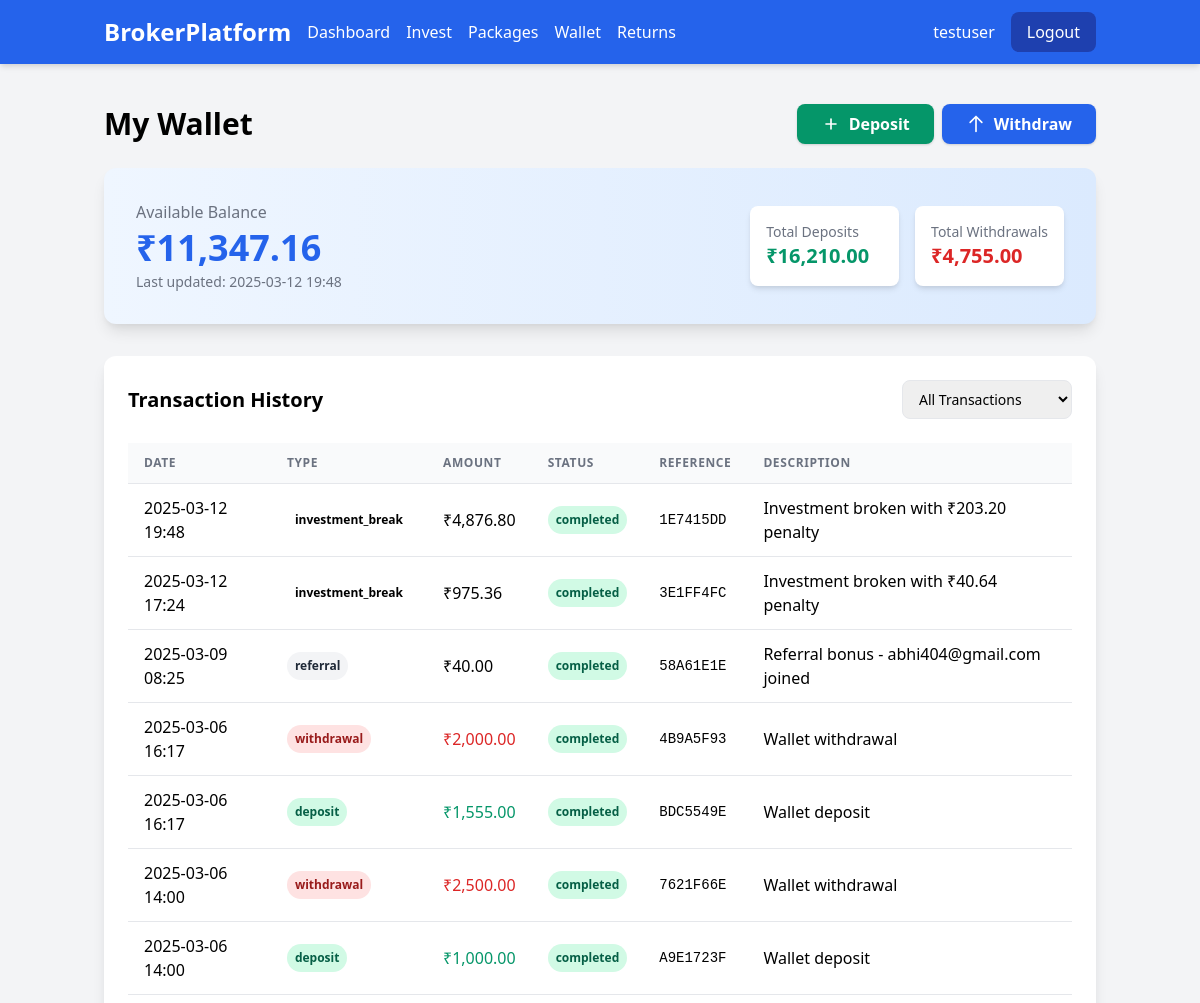
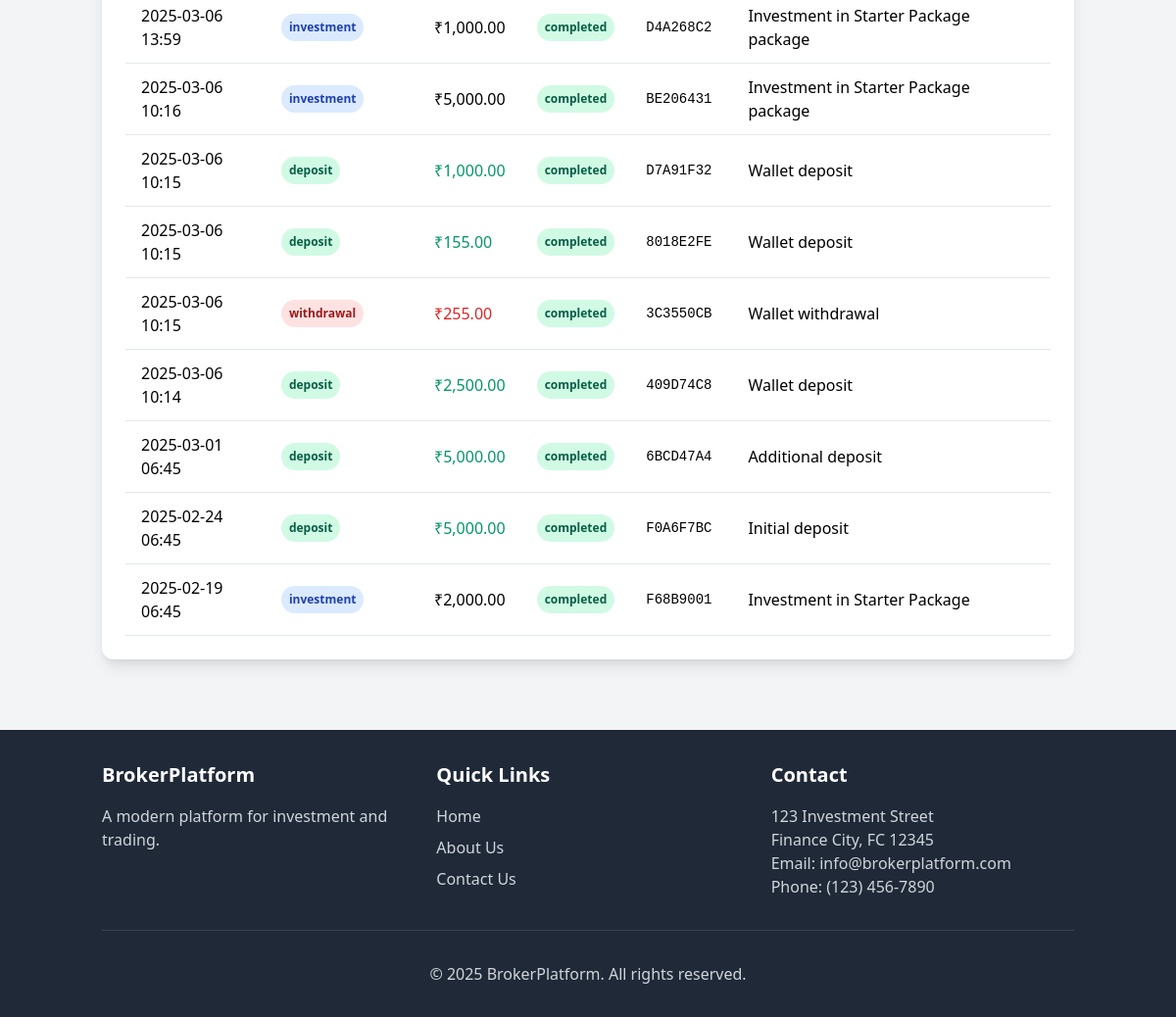
The page /user/wallet (signed in) on the database its author committed (2 pictures, top to bottom).
### app/models.py (models this page shows, shortened)
class User(UserMixin, db.Model):
    id = db.Column(db.Integer, primary_key=True)
    username = db.Column(db.String(64), index=True, unique=True)
    email = db.Column(db.String(120), index=True, unique=True)
    password_hash = db.Column(db.String(128))
    first_name = db.Column(db.String(64))
    last_name = db.Column(db.String(64))
    phone = db.Column(db.String(20))
    is_admin = db.Column(db.Boolean, default=False)
    created_at = db.Column(db.DateTime, default=datetime.utcnow)
    bank_details = db.relationship('BankDetails', backref='user', uselist=False)
    referred_by = db.Column(db.Integer, db.ForeignKey('user.id'), nullable=True)
    referrals = db.Column(db.Integer, default=0)
    wallet = db.relationship('Wallet', backref='user', uselist=False)
    investments = db.relationship('Investment', backref='user', lazy='dynamic')
    transactions = db.relationship('Transaction', backref='user', lazy='dynamic')

class Wallet(db.Model):
    id = db.Column(db.Integer, primary_key=True)
    user_id = db.Column(db.Integer, db.ForeignKey('user.id'))
    balance = db.Column(db.Float, default=0.0)
    last_updated = db.Column(db.DateTime, default=datetime.utcnow)

class Transaction(db.Model):
    id = db.Column(db.Integer, primary_key=True)
    user_id = db.Column(db.Integer, db.ForeignKey('user.id'))
    amount = db.Column(db.Float)
    transaction_type = db.Column(db.String(20))  # deposit, withdrawal, investment, payout, referral
    status = db.Column(db.String(20), default='pending')  # pending, completed, failed
    reference = db.Column(db.String(64), unique=True)
    description = db.Column(db.Text, nullable=True)
    created_at = db.Column(db.DateTime, default=datetime.utcnow)
    updated_at = db.Column(db.DateTime, default=datetime.utcnow, onupdate=datetime.utcnow)

### app/routes/user.py (the view, shortened to what this page needs)
@user_bp.route('/wallet', methods=['GET', 'POST'])
@login_required
def wallet():
    deposit_form = DepositForm()
    withdraw_form = WithdrawForm()
    transactions = Transaction.query.filter_by(user_id=current_user.id).order_by(Transaction.created_at.desc()).all()
    return render_template('user/wallet.html',
                          title='My Wallet',
                          deposit_form=deposit_form,
                          withdraw_form=withdraw_form,
                          transactions=transactions,
                          format_currency=format_currency)

### app/forms.py
class DepositForm(FlaskForm):
    amount = FloatField('Amount', validators=[DataRequired(), NumberRange(min=1)])
    submit = SubmitField('Deposit')

class WithdrawForm(FlaskForm):
    amount = FloatField('Amount', validators=[DataRequired(), NumberRange(min=1)])
    submit = SubmitField('Withdraw')

### app/models.py (called while the page is built)
@login.user_loader
def load_user(id):
    return User.query.get(int(id))

### app/utils.py (called while the page is built)
def format_currency(amount):
    return f"₹{amount:,.2f}"

### app/templates/user/wallet.html (shortened to what this page needs)
{% extends "base.html" %}
{% block content %}
<div>
    <div class="flex justify-between items-center mb-6">
        <h1 class="text-3xl font-bold">My Wallet</h1>
        <div class="flex space-x-2">
            <button onclick="document.getElementById('depositModal').classList.remove('hidden')" class="bg-green-600 hover:bg-green-700 text-white font-bold py-2 px-6 rounded-lg transition shadow">
                <span class="flex items-center">
                    <svg xmlns="http://www.w3.org/2000/svg" class="h-5 w-5 mr-2" fill="none" viewBox="0 0 24 24" stroke="currentColor">
                        <path stroke-linecap="round" stroke-linejoin="round" stroke-width="2" d="M12 6v6m0 0v6m0-6h6m-6 0H6" />
                    </svg>
                    Deposit
                </span>
            </button>
            <button onclick="document.getElementById('withdrawModal').classList.remove('hidden')" class="bg-blue-600 hover:bg-blue-700 text-white font-bold py-2 px-6 rounded-lg transition shadow">
                <span class="flex items-center">
                    <svg xmlns="http://www.w3.org/2000/svg" class="h-5 w-5 mr-2" fill="none" viewBox="0 0 24 24" stroke="currentColor">
                        <path stroke-linecap="round" stroke-linejoin="round" stroke-width="2" d="M5 10l7-7m0 0l7 7m-7-7v18" />
                    </svg>
                    Withdraw
                </span>
            </button>
        </div>
    </div>
    <div class="bg-white rounded-xl shadow-lg p-8 mb-8 bg-gradient-to-r from-blue-50 to-blue-100">
        <div class="flex flex-col md:flex-row md:items-center md:justify-between">
            <div class="mb-4 md:mb-0">
                <h2 class="text-gray-500 mb-1">Available Balance</h2>
                <div class="text-4xl font-bold text-blue-600">{{ format_currency(current_user.wallet.balance) }}</div>
                <div class="text-gray-500 text-sm mt-1">Last updated: {{ current_user.wallet.last_updated.strftime('%Y-%m-%d %H:%M') }}</div>
            </div>
            <div class="grid grid-cols-2 gap-4">
                <div class="bg-white p-4 rounded-lg shadow-md">
                    <div class="text-sm text-gray-500">Total Deposits</div>
                    <div class="text-xl font-bold text-green-600">
                        {{ format_currency(transactions|selectattr('transaction_type', 'equalto', 'deposit')|sum(attribute='amount')) }}
                    </div>
                </div>
                <div class="bg-white p-4 rounded-lg shadow-md">
                    <div class="text-sm text-gray-500">Total Withdrawals</div>
                    <div class="text-xl font-bold text-red-600">
                        {{ format_currency(transactions|selectattr('transaction_type', 'equalto', 'withdrawal')|sum(attribute='amount')) }}
                    </div>
                </div>
            </div>
        </div>
    </div>
    <div class="bg-white rounded-xl shadow-lg p-6">
        <div class="flex justify-between items-center mb-6">
            <h2 class="text-xl font-bold">Transaction History</h2>
            <div class="flex space-x-2">
                <select id="transaction-filter" class="border rounded-lg px-3 py-2 text-sm focus:outline-none focus:ring-2 focus:ring-blue-500">
                    <option value="all">All Transactions</option>
                </select>
            </div>
        </div>
        {% if transactions %}
            <div class="overflow-x-auto">
                <table class="min-w-full bg-white">
                    <thead>
                        <tr>
                            <th class="py-3 px-4 border-b border-gray-200 bg-gray-50 text-left text-xs font-semibold text-gray-500 uppercase tracking-wider">Date</th>
                            <th class="py-3 px-4 border-b border-gray-200 bg-gray-50 text-left text-xs font-semibold text-gray-500 uppercase tracking-wider">Type</th>
                            <th class="py-3 px-4 border-b border-gray-200 bg-gray-50 text-left text-xs font-semibold text-gray-500 uppercase tracking-wider">Amount</th>
                            <th class="py-3 px-4 border-b border-gray-200 bg-gray-50 text-left text-xs font-semibold text-gray-500 uppercase tracking-wider">Status</th>
                            <th class="py-3 px-4 border-b border-gray-200 bg-gray-50 text-left text-xs font-semibold text-gray-500 uppercase tracking-wider">Reference</th>
                            <th class="py-3 px-4 border-b border-gray-200 bg-gray-50 text-left text-xs font-semibold text-gray-500 uppercase tracking-wider">Description</th>
                        </tr>
                    </thead>
                    <tbody>
                        {% for transaction in transactions %}
                            <tr class="hover:bg-gray-50 transaction-row" data-type="{{ transaction.transaction_type }}">
                                <td class="py-3 px-4 border-b border-gray-200">{{ transaction.created_at.strftime('%Y-%m-%d %H:%M') }}</td>
                                <td class="py-3 px-4 border-b border-gray-200">
                                    <span class="px-2 py-1 inline-flex text-xs leading-5 font-semibold rounded-full
                                        {% if transaction.transaction_type == 'deposit' %}
                                            bg-green-100 text-green-800
                                        {% elif transaction.transaction_type == 'withdrawal' %}
                                            bg-red-100 text-red-800
                                        {% elif transaction.transaction_type == 'investment' %}
                                            bg-blue-100 text-blue-800
                                        {% elif transaction.transaction_type == 'payout' %}
                                            bg-purple-100 text-purple-800
                                        {% elif transaction.transaction_type == 'investment_break' %}
                                            bg-orange-100 text-orange-800
                                        {% else %}
                                            bg-gray-100 text-gray-800
                                        {% endif %}
                                    ">
                                        {{ transaction.transaction_type }}
                                    </span>
                                </td>
                                <td class="py-3 px-4 border-b border-gray-200 font-medium {% if transaction.transaction_type == 'deposit' %}text-green-600{% elif transaction.transaction_type == 'withdrawal' %}text-red-600{% endif %}">
                                    {{ format_currency(transaction.amount) }}
                                </td>
                                <td class="py-3 px-4 border-b border-gray-200">
                                    <span class="px-2 py-1 inline-flex text-xs leading-5 font-semibold rounded-full
                                        {% if transaction.status == 'completed' %}
                                            bg-green-100 text-green-800
                                        {% elif transaction.status == 'pending' %}
                                            bg-yellow-100 text-yellow-800
                                        {% elif transaction.status == 'failed' %}
                                            bg-red-100 text-red-800
                                        {% endif %}
                                    ">
                                        {{ transaction.status }}
                                    </span>
                                </td>
                                <td class="py-3 px-4 border-b border-gray-200 font-mono text-sm">{{ transaction.reference }}</td>
                                <td class="py-3 px-4 border-b border-gray-200">{{ transaction.description }}</td>
                            </tr>
                        {% endfor %}
                    </tbody>
                </table>
            </div>
        {% endif %}
    </div>
</div>
{% endblock %}

### app/templates/base.html (shortened to what this page needs)
<!DOCTYPE html>
<html lang="en">
  <head>
    <link href="https://cdn.jsdelivr.net/npm/tailwindcss@2.2.19/dist/tailwind.min.css" rel="stylesheet">
    <link rel="stylesheet" href="{{ url_for('static', filename='css/styles.css') }}">
  </head>
  <body class="bg-gray-100 min-h-screen">
    <nav class="bg-blue-600 text-white shadow-md">
      <div class="container mx-auto px-4 py-3">
        <div class="flex justify-between items-center">
          <div class="flex items-center space-x-4">
            <a href="{{ url_for('main.home') }}" class="font-bold text-2xl">BrokerPlatform</a>
            {% if current_user.is_authenticated %}
              {% if current_user.is_admin %}
                <div class="hidden md:flex space-x-4">
                  <a href="{{ url_for('admin.dashboard') }}" class="hover:text-blue-200">Dashboard</a>
                  <a href="{{ url_for('admin.users') }}" class="hover:text-blue-200">Users</a>
                  <a href="{{ url_for('admin.packages') }}" class="hover:text-blue-200">Packages</a>
                  <a href="{{ url_for('admin.investments') }}" class="hover:text-blue-200">Investments</a>
                  <a href="{{ url_for('admin.payments') }}" class="hover:text-blue-200">Payments</a>
                  <a href="{{ url_for('admin.trading') }}" class="hover:text-blue-200">Trading</a>
                </div>
              {% else %}
                <div class="hidden md:flex space-x-4">
                  <a href="{{ url_for('user.dashboard') }}" class="hover:text-blue-200">Dashboard</a>
                  <a href="{{ url_for('user.invest') }}" class="hover:text-blue-200">Invest</a>
                  <a href="{{ url_for('user.packages') }}" class="hover:text-blue-200">Packages</a>
                  <a href="{{ url_for('user.wallet') }}" class="hover:text-blue-200">Wallet</a>
                  <a href="{{ url_for('user.roi') }}" class="hover:text-blue-200">Returns</a>
                </div>
              {% endif %}
            {% endif %}
          </div>
          <div class="flex items-center space-x-4">
            {% if current_user.is_authenticated %}
              <span class="hidden md:inline">{{ current_user.username }}</span>
              <a href="{{ url_for('auth.logout') }}" class="bg-blue-800 hover:bg-blue-900 px-4 py-2 rounded-lg">Logout</a>
            {% else %}
              <a href="{{ url_for('auth.login') }}" class="hover:text-blue-200">Login</a>
              <a href="{{ url_for('auth.register') }}" class="bg-blue-800 hover:bg-blue-900 px-4 py-2 rounded-lg">Register</a>
            {% endif %}
          </div>
        </div>
      </div>
    </nav>
    <div class="container mx-auto px-4 py-2">
    </div>
    <main class="container mx-auto px-4 py-6">
      {% block content %}{% endblock %}
    </main>
    <footer class="bg-gray-800 text-white py-8 mt-12">
      <div class="container mx-auto px-4">
        <div class="grid grid-cols-1 md:grid-cols-3 gap-8">
          <div>
            <h3 class="text-xl font-bold mb-4">BrokerPlatform</h3>
            <p class="text-gray-300">
              A modern platform for investment and trading.
            </p>
          </div>
          <div>
            <h3 class="text-xl font-bold mb-4">Quick Links</h3>
            <ul class="space-y-2">
              <li>
                <a href="{{ url_for('main.home') }}" class="text-gray-300 hover:text-white">Home</a>
              </li>
              <li>
                <a href="{{ url_for('main.about') }}" class="text-gray-300 hover:text-white">About Us</a>
              </li>
              <li>
                <a href="{{ url_for('main.contact') }}" class="text-gray-300 hover:text-white">Contact Us</a>
              </li>
            </ul>
          </div>
          <div>
            <h3 class="text-xl font-bold mb-4">Contact</h3>
            <address class="text-gray-300 not-italic">
              <p>123 Investment Street</p>
              <p>Finance City, FC 12345</p>
              <p>Email: info@brokerplatform.com</p>
              <p>Phone: (123) 456-7890</p>
            </address>
          </div>
        </div>
        <div class="border-t border-gray-700 mt-8 pt-8 text-center text-gray-300">
          <p>&copy; 2025 BrokerPlatform. All rights reserved.</p>
        </div>
      </div>
    </footer>
  </body>
</html>

### rows shown on the page
User: username "testuser"
Wallet: balance "₹11,347.16", wallet.last_updated "2025-03-12 19:48"
Transaction: amount "₹4,876.80"
Transaction: amount "₹975.36"
Transaction: amount "₹40.00"
Transaction: amount "₹2,000.00"
Transaction: amount "₹1,555.00"
Transaction: amount "₹2,500.00"
Transaction: amount "₹1,000.00"
Transaction: amount "₹1,000.00"
Transaction: amount "₹5,000.00"
Transaction: amount "₹1,000.00"
Transaction: amount "₹155.00"
Transaction: amount "₹255.00"
Transaction: amount "₹2,500.00"
Transaction: amount "₹5,000.00"
Transaction: amount "₹5,000.00"
Transaction: amount "₹2,000.00"
